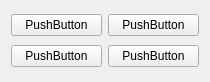
<?xml version="1.0" encoding="UTF-8"?>
<ui version="4.0">
 <class>Signs</class>
 <widget class="QWidget" name="Signs">
  <property name="geometry">
   <rect>
    <x>0</x>
    <y>0</y>
    <width>210</width>
    <height>82</height>
   </rect>
  </property>
  <property name="windowTitle">
   <string>Form</string>
  </property>
  <layout class="QGridLayout" name="gridLayout">
   <item row="0" column="0">
    <widget class="QPushButton" name="pushButton">
     <property name="sizePolicy">
      <sizepolicy hsizetype="Minimum" vsizetype="Fixed">
       <horstretch>0</horstretch>
       <verstretch>0</verstretch>
      </sizepolicy>
     </property>
     <property name="minimumSize">
      <size>
       <width>0</width>
       <height>0</height>
      </size>
     </property>
     <property name="focusPolicy">
      <enum>Qt::NoFocus</enum>
     </property>
     <property name="autoFillBackground">
      <bool>true</bool>
     </property>
     <property name="text">
      <string>PushButton</string>
     </property>
     <property name="checkable">
      <bool>true</bool>
     </property>
    </widget>
   </item>
   <item row="0" column="1">
    <widget class="QPushButton" name="pushButton_2">
     <property name="sizePolicy">
      <sizepolicy hsizetype="Minimum" vsizetype="Fixed">
       <horstretch>0</horstretch>
       <verstretch>0</verstretch>
      </sizepolicy>
     </property>
     <property name="minimumSize">
      <size>
       <width>0</width>
       <height>0</height>
      </size>
     </property>
     <property name="focusPolicy">
      <enum>Qt::NoFocus</enum>
     </property>
     <property name="autoFillBackground">
      <bool>true</bool>
     </property>
     <property name="text">
      <string>PushButton</string>
     </property>
     <property name="checkable">
      <bool>true</bool>
     </property>
    </widget>
   </item>
   <item row="1" column="0">
    <widget class="QPushButton" name="pushButton_3">
     <property name="sizePolicy">
      <sizepolicy hsizetype="Minimum" vsizetype="Fixed">
       <horstretch>0</horstretch>
       <verstretch>0</verstretch>
      </sizepolicy>
     </property>
     <property name="minimumSize">
      <size>
       <width>0</width>
       <height>0</height>
      </size>
     </property>
     <property name="focusPolicy">
      <enum>Qt::NoFocus</enum>
     </property>
     <property name="autoFillBackground">
      <bool>true</bool>
     </property>
     <property name="text">
      <string>PushButton</string>
     </property>
     <property name="checkable">
      <bool>true</bool>
     </property>
    </widget>
   </item>
   <item row="1" column="1">
    <widget class="QPushButton" name="pushButton_4">
     <property name="sizePolicy">
      <sizepolicy hsizetype="Minimum" vsizetype="Fixed">
       <horstretch>0</horstretch>
       <verstretch>0</verstretch>
      </sizepolicy>
     </property>
     <property name="minimumSize">
      <size>
       <width>0</width>
       <height>0</height>
      </size>
     </property>
     <property name="focusPolicy">
      <enum>Qt::NoFocus</enum>
     </property>
     <property name="autoFillBackground">
      <bool>true</bool>
     </property>
     <property name="text">
      <string>PushButton</string>
     </property>
     <property name="checkable">
      <bool>true</bool>
     </property>
    </widget>
   </item>
  </layout>
 </widget>
 <resources/>
 <connections/>
</ui>
